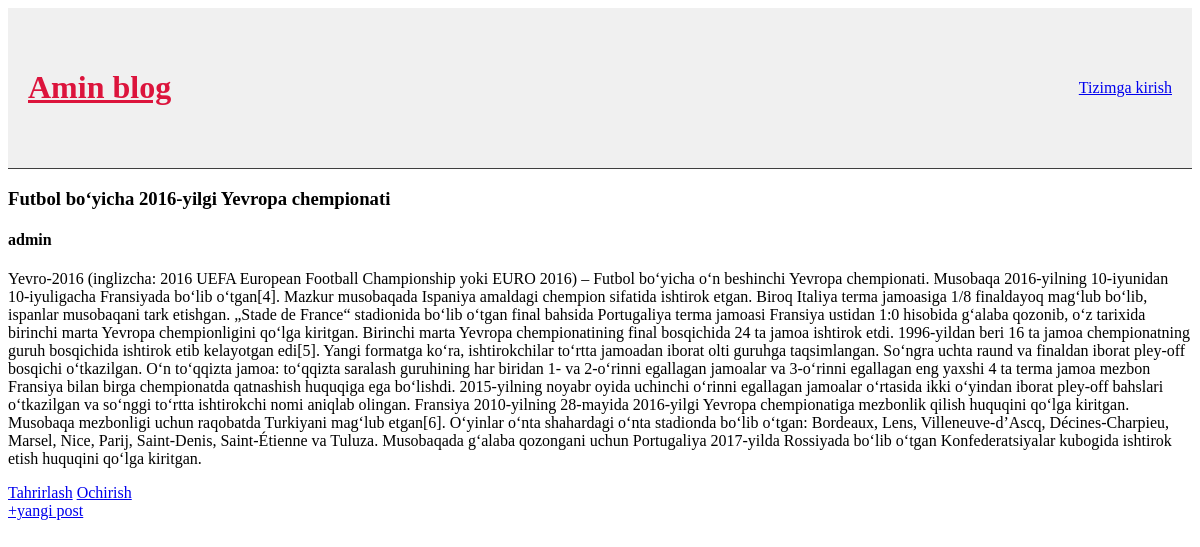
The app's page /post/2/ with its own data.
### blog/models.py (models this page shows, shortened)
class Post(models.Model):
    title = models.CharField(max_length=100)
    author = models.ForeignKey("auth.User", on_delete=models.CASCADE)
    body = models.TextField()

### blog/views.py (the view)
# urls.py: path("post/<int:pk>/", BlogDetailView.as_view(), name="post_item"),
class BlogDetailView(DetailView):
    model = Post
    template_name = "post_item.html"

### templates/post_item.html
{% extends 'base.html' %}
{% block content %}
    <div>
        <h3>{{ post.title }}</h3>
        <h4>{{ post.author }}</h4>
        <p>{{ post.body }}</p>
        <a href="{% url 'edit_item' post.pk %}">Tahrirlash</a>
        <a href="{% url 'delete_item' post.pk %}">Ochirish</a>
    </div>
{% endblock content %}

### records on screen
Post: title "Futbol boʻyicha 2016-yilgi Yevropa chempionati", author "admin", body "Yevro-2016 (inglizcha: 2016 UEFA European Football Championship yoki EURO 2016) – Futbol boʻyicha oʻn beshinchi Yevropa chempionati. Musobaqa 2016-yilning 10-iyunidan 10-iyuligacha Fransiyada boʻlib oʻtgan[4]. Mazkur musobaqada Ispaniya amaldagi chempion sifatida ishtirok etgan. Biroq Italiya terma jamoasiga 1/8 finaldayoq magʻlub boʻlib, ispanlar musobaqani tark etishgan. „Stade de France“ stadionida boʻlib oʻtgan final bahsida Portugaliya terma jamoasi Fransiya ustidan 1:0 hisobida gʻalaba qozonib, oʻz tarixida birinchi marta Yevropa chempionligini qoʻlga kiritgan. Birinchi marta Yevropa chempionatining final bosqichida 24 ta jamoa ishtirok etdi. 1996-yildan beri 16 ta jamoa…"
